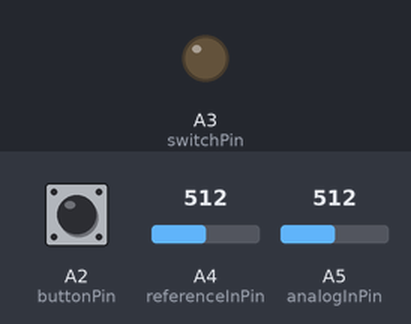
A sketch run on a simulated Arduino Leonardo, built with avr-gcc and run on an emulated ATmega32U4. Shown: output pins drawn as LEDs (lit = HIGH). Inputs (shaded band) come from the test bench; at power-on: A2 (buttonPin) HIGH, A4 (referenceInPin) = 512, A5 (analogInPin) = 512. USB keyboard and mouse output is not drawn; what the sketch prints to the serial monitor is not drawn.

Above: at 1.2 s.
1.3 s: A2 (buttonPin) pulled LOW for 0.15 s
At 2.6 s:
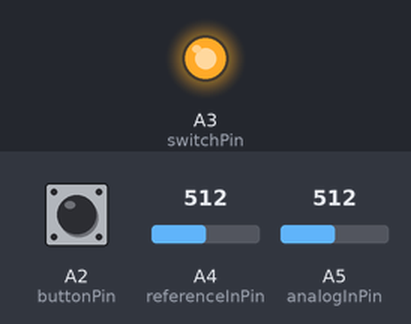
4.4 s: A2 (buttonPin) pulled LOW for 1 s
At 7.6 s:
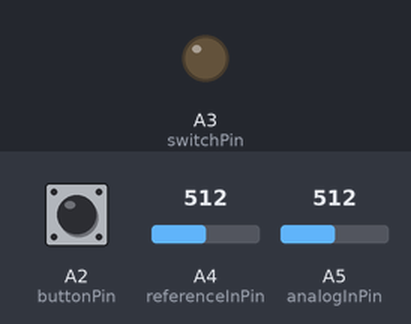
7.9 s: A2 (buttonPin) pulled LOW for 3.2 s
At 9.0 s:
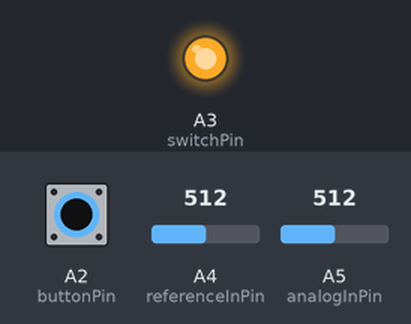
Timing chart, 0 to 11.4 s (numbered marks = the images above; inputs shaded):
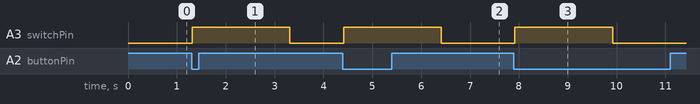

The sketch:

steer4.0-Brd23.1.1.ino
```cpp
// By: Rutger de Graaf
// 06-10-2018

#include "Keyboard.h"

// buttons[i][0] = minTrigger,
// buttons[i][1] = maxTrigger,
// buttons[i][2] = funcType(1=pinOut or 2=Usb),
// buttons[i][3] = funcValue(pinout or ascii),
const int buttons[][8] = {
  {290, 335, 2, 110}, //seek up - next - n
  {225, 270, 2, 118}, //seek down - prev - v
  {150, 195, 2, 49}, //scan up - scroll left - 1
  {60, 110, 2, 50}, //scan down - scroll right - 2
  {530, 610, 2, 93},  //vol_u - vol up - ]
  {475, 518, 2, 91},   //vol_d - vol down - [
  {422, 460, 2, 109},  //src - voice - m
  {355, 412, 2, 98},   //mute - play/pause - b
};
const int analogInPin = A5;  // Analog input pin that the stepped resistor circuit is attached to
const int referenceInPin = A4;  // Analog input pin that the stepped resistor circuit is attached to

// bootPi constants:
const int  buttonPin = A2;    // the pin that the pushbutton is attached to
const int switchPin = A3;

// bootPi variables:
int buttonState = 0;         // current state of the button
int lastButtonState = 0;     // previous state of the button

int x = 0;                //value read from the pot
int i;                    //button loop-counter
int c = 0;                //button streak-counter
boolean found = false;    //global counter-stop
int v = 5;                //verify necessary detection length in loops to press button
int vr = 5;               //verify necessary detection length in loops to release button
int d = 20;               //check-loop duration in ms

int d2 = 20;              //button-hold-loop duration in ms
int pressed = false;      //loop break condition for holding the button

void setup() {
  //initialize serial communications at 9600 bps
  Serial.begin(9600);
  //set pinout types
  pinMode(buttonPin, INPUT_PULLUP);
  pinMode(switchPin, OUTPUT);
  int j;
  for(j = 0; j <= 7; j = j + 1) {
    //if button type is pinOut
    if(buttons[j][2] == 1) {
      //enable that pin as output
      pinMode(buttons[j][3], OUTPUT);
    }
  }
  Keyboard.begin();
}

void loop() {
  //read the analog in value and print to serial
  x = analogRead(referenceInPin)/analogRead(analogInPin);
  Serial.println(x);

  // BootPi - read the pushbutton input pin:
  buttonState = digitalRead(buttonPin);

  // BootPi - compare the buttonState to its previous state
  if (buttonState != lastButtonState){
    if (buttonState == LOW){
      digitalWrite(switchPin, HIGH);
      delay(2000);
      digitalWrite(switchPin, LOW);
    }

    delay(50);
  }

  // BootPi - save the current state as the last state, for next time through the loop
  lastButtonState = buttonState;

  //loop through all possible buttons
  for(i = 0; i <= 7; i = i + 1) {
    //if this button is not detected: skip to next iteration
    if(x <= buttons[i][0] || x >= buttons[i][1]) {
      continue;
    }
    //button is detected
    Serial.print("button detected for value ");
    Serial.print(x);
    c = c + 1;
    Serial.print(", c = ");
    Serial.println(c);
    //if button is not detected enough times: break
    if(c < v) {
      break;
    }
    //send button press event
    buttonPress(i);
    c = 0;
    break;
  }

  //delay next read
  delay(d);
}

void buttonPress(int i){
  Serial.print("going to send press for button int ");
  Serial.println(i);
  if(buttons[i][2] == 1) {
    Serial.println("sending gpio");
    //buttonGpio(i);
  }
  if(buttons[i][2] == 2) {
    Serial.println("sending usb");
    //buttonUsb(i);
  }
}

void buttonGpio(int i) {
  int pinOut = buttons[i][3];
  c = 0;
  Serial.print("pressed gpio button ");
  Serial.println(pinOut);
  digitalWrite(pinOut, HIGH);
  pressed = true;
  while(pressed) {
    x = analogRead(analogInPin);
    if(x <= buttons[i][0] || x >= buttons[i][1]) {
      Serial.print("Outvalue detected: ");
      Serial.println(x);
      c = c + 1;
    } else {
      c = 0;
    }
    if(c >= vr) {
      pressed = false;
    }
    delay(d2);
  }
  digitalWrite(pinOut, LOW);
  Serial.print("released gpio button ");
  Serial.println(pinOut);
}

void buttonUsb(int i) {
  Keyboard.begin();
  int ascii = buttons[i][3];
  c = 0;
  Serial.print("pressed usb button ");
  Serial.println(ascii);
  Keyboard.press(ascii);
  pressed = true;
  while(pressed) {
    x = analogRead(analogInPin);
    if(x <= buttons[i][0] || x >= buttons[i][1]) {
      Serial.print("Outvalue detected: ");
      Serial.println(x);
      c = c + 1;
    } else {
      c = 0;
    }
    if(c >= vr) {
      pressed = false;
    }
    delay(d2);
  }
  Keyboard.release(ascii);
  Serial.print("released usb button ");
  Serial.println(ascii);
}
```

Measured:
- after the input at 1.3 s, A3 (switchPin): LOW → HIGH at once, → LOW 2.0 s later
- after the input at 4.4 s, A3 (switchPin): LOW → HIGH at once, → LOW 2.0 s later
- after the input at 7.9 s, A3 (switchPin): LOW → HIGH at once, → LOW 2.0 s later
